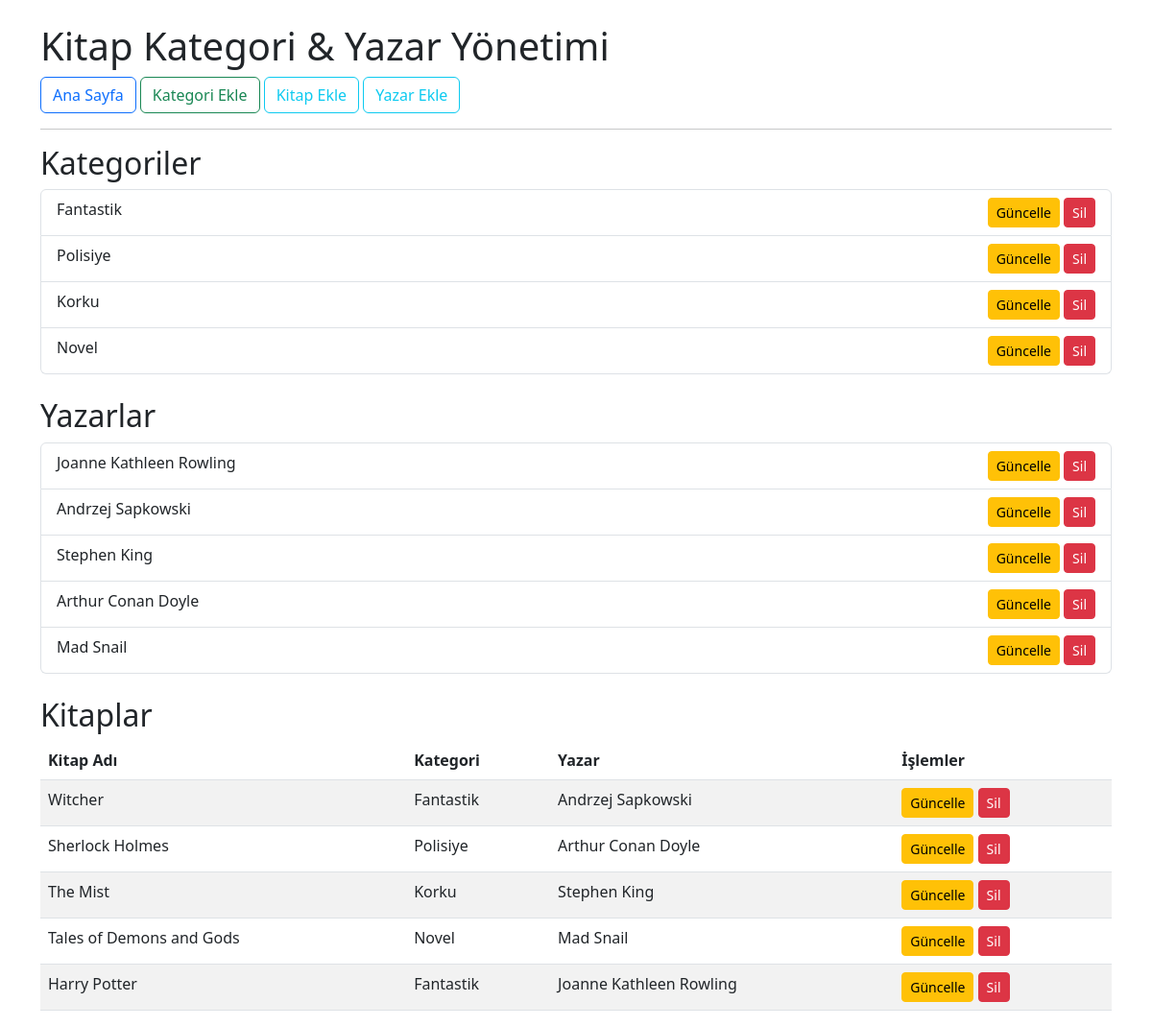
The page / on the database its author committed.
### models.py (models this page shows, shortened)
class Category(db.Model):
    id = db.Column(db.Integer, primary_key=True)
    categoryName = db.Column(db.String(100),nullable = False,unique = True)
    books = db.relationship('Book',backref='category',lazy=True,cascade="all, delete-orphan")

class Writer(db.Model):
    id = db.Column(db.Integer, primary_key = True)
    writerName = db.Column(db.String(100), nullable =False, unique=True)
    books = db.relationship('Book',backref='writer',lazy = True,cascade="all, delete-orphan")

class Book(db.Model):
    id = db.Column(db.Integer, primary_key=True)
    bookName = db.Column(db.String(200),nullable=False)
    writer_id = db.Column(db.Integer,db.ForeignKey('writer.id'),nullable=False)
    category_id = db.Column(db.Integer,db.ForeignKey('category.id'),nullable=False)

### app.py (the view)
@app.route('/')
def index():
    books = Book.query.all()
    categories = Category.query.all()
    writers = Writer.query.all()
    return render_template('index.html', books=books, categories=categories,writers = writers)

### templates/index.html
{% extends "base.html" %}
{% block content %}
<h2>Kategoriler</h2>
<ul class="list-group mb-4">
    {% for c in categories %}
        <li class="list-group-item d-flex justify-content-between">
            {{ c.categoryName }}
            <div>
                <a href="{{ url_for('category_update', id=c.id) }}" class="btn btn-sm btn-warning">Güncelle</a>
                <a href="{{ url_for('category_delete', id=c.id) }}" class="btn btn-sm btn-danger" onclick="return confirm('Silmek istediğinize emin misiniz?')">Sil</a>
            </div>
        </li>
    {% else %}
        <li class="list-group-item">Henüz kategori yok.</li>
    {% endfor %}
</ul>
<h2>Yazarlar</h2>
<ul class="list-group mb-4">
    {% for w in writers %}
        <li class="list-group-item d-flex justify-content-between">
            {{ w.writerName }}
            <div>
                <a href="{{ url_for('writer_update', id=w.id) }}" class="btn btn-sm btn-warning">Güncelle</a>
                <a href="{{ url_for('writer_delete', id=w.id) }}" class="btn btn-sm btn-danger" onclick="return confirm('Silmek istediğinize emin misiniz?')">Sil</a>
            </div>
        </li>
    {% else %}
        <li class="list-group-item">Henüz yazar yok.</li>
    {% endfor %}
</ul>
<h2>Kitaplar</h2>
<table class="table table-striped">
    <thead>
        <tr>
            <th>Kitap Adı</th>
            <th>Kategori</th>
            <th>Yazar</th>
            <th>İşlemler</th>
        </tr>
    </thead>
    <tbody>
        {% for b in books %}
        <tr>
            <td>{{ b.bookName }}</td>
            <td>{{ b.category.categoryName if b.category else 'Silinmiş Kategori' }}</td>
            <td>{{ b.writer.writerName if b.writer else 'Silinmiş Yazar' }}</td>
            <td>
                <a href="{{ url_for('book_update', id=b.id) }}" class="btn btn-sm btn-warning">Güncelle</a>
                <a href="{{ url_for('book_delete', id=b.id) }}" class="btn btn-sm btn-danger" onclick="return confirm('Silmek istediğinize emin misiniz?')">Sil</a>
            </td>
        </tr>
        {% else %}
        <tr><td colspan="4">Henüz kitap yok.</td></tr>
        {% endfor %}
    </tbody>
</table>
{% endblock %}

### rows shown on the page
Category: categoryName "Fantastik"
Category: categoryName "Polisiye"
Category: categoryName "Korku"
Category: categoryName "Novel"
Writer: writerName "Joanne Kathleen Rowling"
Writer: writerName "Andrzej Sapkowski"
Writer: writerName "Stephen King"
Writer: writerName "Arthur Conan Doyle"
Writer: writerName "Mad Snail"
Book: bookName "Witcher", category "Fantastik", writer "Andrzej Sapkowski"
Book: bookName "Sherlock Holmes", category "Polisiye", writer "Arthur Conan Doyle"
Book: bookName "The Mist", category "Korku", writer "Stephen King"
Book: bookName "Tales of Demons and Gods", category "Novel", writer "Mad Snail"
Book: bookName "Harry Potter", category "Fantastik", writer "Joanne Kathleen Rowling"
